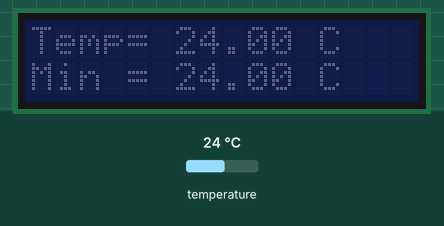
This sketch was run on a simulated Arduino Uno, built with avr-gcc and run on an emulated ATmega328P. Shown: 16×2 character LCD. The test bench sets the inputs (shaded band); at power-on: temperature 24 °C. What the sketch prints to the serial monitor is not drawn.

Above: at 1.3 s.
1.4 s: temperature set to 7 °C
At 3.7 s:
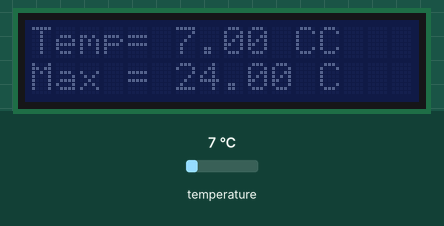
7.7 s: temperature set to 12 °C
At 10.0 s:
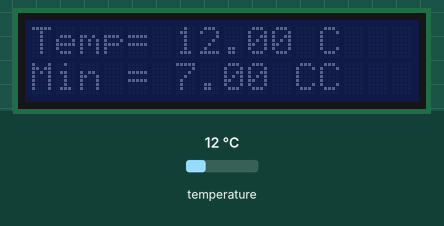
14.0 s: temperature set to 19 °C
At 16.4 s:
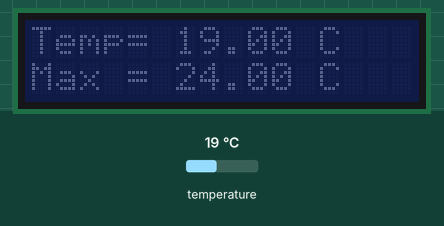
Timing chart, 0 to 17.9 s (numbered marks = the images above; inputs shaded):
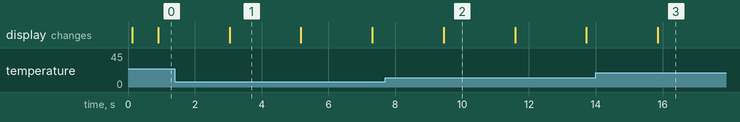

Measured:
- after the input at 1.4 s, the display: changes after 1.6 s (image 1)
- after the input at 7.7 s, the display: changes after 1.7 s (image 2)
- after the input at 14.0 s, the display: changes after 1.9 s (image 3)
- what the display in image 1 shows lasts 2.2 s, from 3.0 s to 5.2 s

The sketch:

TermometroPiscina.ino
```cpp
/*

            Este código é copiado do professor e tem a função de demonstrar o uso do termômetro a prova d'água DS18B20 e um display lcd I2C. No display é impresso o valor
      de temperatura atual e os valores máximos e mínimos já lidos pelo sensor.

*/


// ========================================================================================================
// --- Bibliotecas Auxiliares ---
#include <OneWire.h>
#include <DallasTemperature.h>
#include <Wire.h>
#include <LiquidCrystal_I2C.h>


// ========================================================================================================
// --- Mapeamento de Hardware ---
#define    ONE_WIRE_BUS     3          //sinal do sensor DS18B20


// ========================================================================================================
// --- Declaração de Objetos ---
OneWire oneWire(ONE_WIRE_BUS);        //objeto one_wire
DallasTemperature sensors(&oneWire);
DeviceAddress sensor1;
LiquidCrystal_I2C lcd(0x3F,2,1,0,4,5,6,7,3, POSITIVE);


// ========================================================================================================
// --- Protótipo das Funções ---
void mostra_endereco_sensor(DeviceAddress deviceAddress);  //Função para mostrar endereço do sensor


// ========================================================================================================
// --- Variáveis Globais ---
float tempMin = 999;   //armazena temperatura mínima
float tempMax = 0;     //armazena temperatura máxima
boolean mm = 0;


// ========================================================================================================
// --- Configurações Iniciais ---
void setup()
{
  Serial.begin(9600);

  sensors.begin();
  lcd.begin (16,2);

  // Localiza e mostra enderecos dos sensores
  Serial.println("Localizando sensores DS18B20...");
  Serial.print("Foram encontrados ");
  Serial.print(sensors.getDeviceCount(), DEC);
  Serial.println(" sensores.");

  if (!sensors.getAddress(sensor1, 0))
     Serial.println("Sensores nao encontrados !");

  // Mostra o endereco do sensor encontrado no barramento
  Serial.print("Endereco sensor: ");
  mostra_endereco_sensor(sensor1);
  Serial.println();
  Serial.println();

  // Mostra texto fixo em LCD I2C
  lcd.setCursor(0,0);
  lcd.print("Temp=");

  lcd.setBacklight(LOW);


} //end setup


// ========================================================================================================
// --- Loop Infinito ---
void loop()
{
  // Le a informacao do sensor
  sensors.requestTemperatures();
  float tempC = sensors.getTempC(sensor1);

  // Atualiza temperaturas minima e maxima
  if (tempC < tempMin)
  {
    tempMin = tempC;
  }
  if (tempC > tempMax)
  {
    tempMax = tempC;
  }

  // Mostra dados no serial monitor
  Serial.print("Temp C: ");
  Serial.print(tempC);
  Serial.print(" Min : ");
  Serial.print(tempMin);
  Serial.print(" Max : ");
  Serial.println(tempMax);

  // Mostra dados no Display LCD I2C
  lcd.setCursor(6,0);
  lcd.print(tempC);
  lcd.print(" C");

  if(mm)
  {
     lcd.setCursor(0,1);
     lcd.print("Max = ");
     lcd.print(tempMax);
     lcd.print(" C");
  }

  else
  {
     lcd.setCursor(0,1);
     lcd.print("Min = ");
     lcd.print(tempMin);
     lcd.print(" C");
  }


  mm = !mm; //complementa flag mm
  //atualiza leituras a cada 1,35 segundos
  delay(1350);


} //end loop


// ========================================================================================================
// --- Desenvolvimento das Funções ---


// ========================================================================================================
// --- Função para mostrar endereço do sensor de temperatura ---
void mostra_endereco_sensor(DeviceAddress deviceAddress)
{
  for (uint8_t i = 0; i < 8; i++)
  {
    // Adiciona zeros se necessário
    if (deviceAddress[i] < 16) Serial.print("0");
    Serial.print(deviceAddress[i], HEX);
  }
}
```
